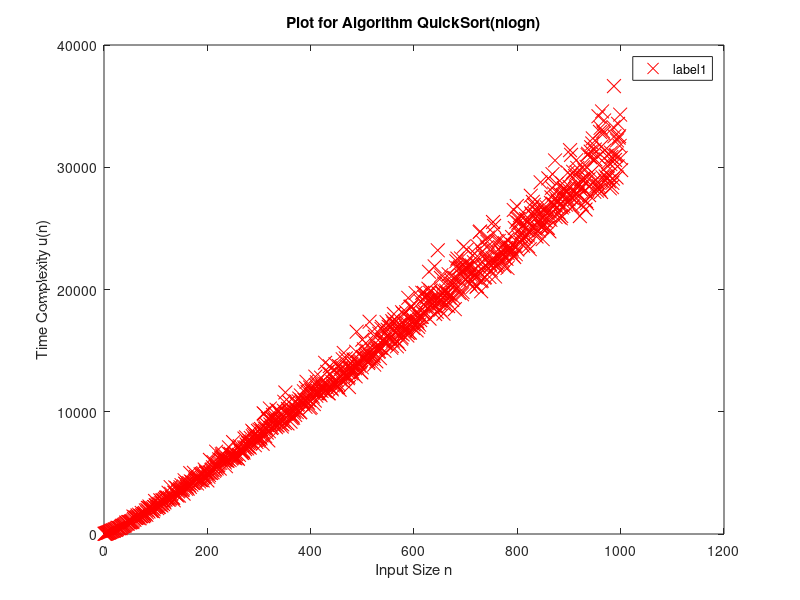
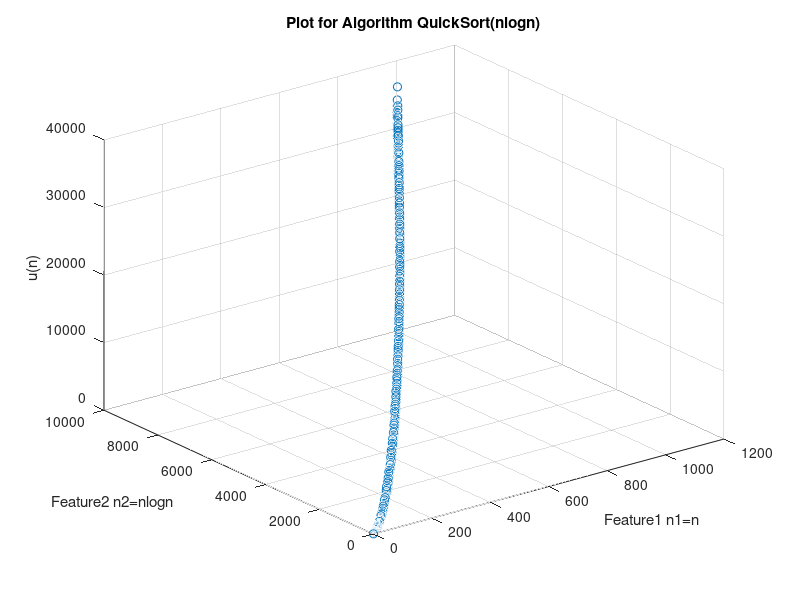

The MATLAB source for these figures, in order: (Note: this script raises an error after producing the figures.)
clc



#load the training dataset
#data=load('MergeSort.txt');
#or
data=load('QuickSortLastPivot.txt');

[row,col]=size(data)
#extract first column as y practical running time
y=data(:,1);
#and subsequent rows as x the features n
x=data(:,2:end)
size(x)


#extend the features to get a regression fit such as nlogn,n,etc

#for QuickSort
#x = [x,x.*x]
#for MergeSort/QuickSort
x = [x,x.*log2(x)]



[row,col]=size(x)

#plotting_data_2d
figure(1)
plot(x(:,1), y, 'rx', 'MarkerSize', 10) #try experimenting with -xr -ob
#title('Plot for Algorithm MergeSort');
title('Plot for Algorithm QuickSort(nlogn)');
ylabel('Time Complexity u(n)'); % Set the y  axis label
xlabel('Input Size n'); % Set the x  axis label
legend('label1','label2')
#plotting data 3d if 3 (or more) variables are present
if(col>=2)
  figure(2)
  scatter3(x(:,1),x(:,2),y)
  #title('Plot for Algorithm MergeSort');
  title('Plot for Algorithm QuickSort(nlogn)');
  xlabel('Feature1 n1=n'); % Set the x  axis label
  ylabel('Feature2 n2=nlogn'); % Set the y  axis label
  zlabel('u(n)'); % Set the z axis label
endif



%% ================ Gradient Descent/Optimization ================


m = length(y);
#no of training examples
x = [ones(m , 1) , x];
% Add intercept term to X
[row,col]=size(x)
theta_0 = [zeros(1,col)]'
#initial theta is just a column vector of the number of features in x

options = optimset('GradObj' , 'on' , 'MaxIter' , 1500);
[theta_opt, cost] = fminunc(@ (t) computeCost(x,y,t) , theta_0 , options) 

#plotting the results/regression line obtained

figure(3)
plot(x(:,2), y, 'rx', 'MarkerSize', 10) #-xr -ob

#title('Plot for Algorithm MergeSort');
title('Plot for Algorithm QuickSort(nlogn)');
ylabel('Time Complexity u(n)'); % Set the y ? axis label
xlabel('Input Size n'); % Set the x ? axis label
#print first column only
hold on;
#now plotting the regression line
h=theta_opt'*x';
plot(x(:,2), h)
legend('original data points','regression line')
hold off;

